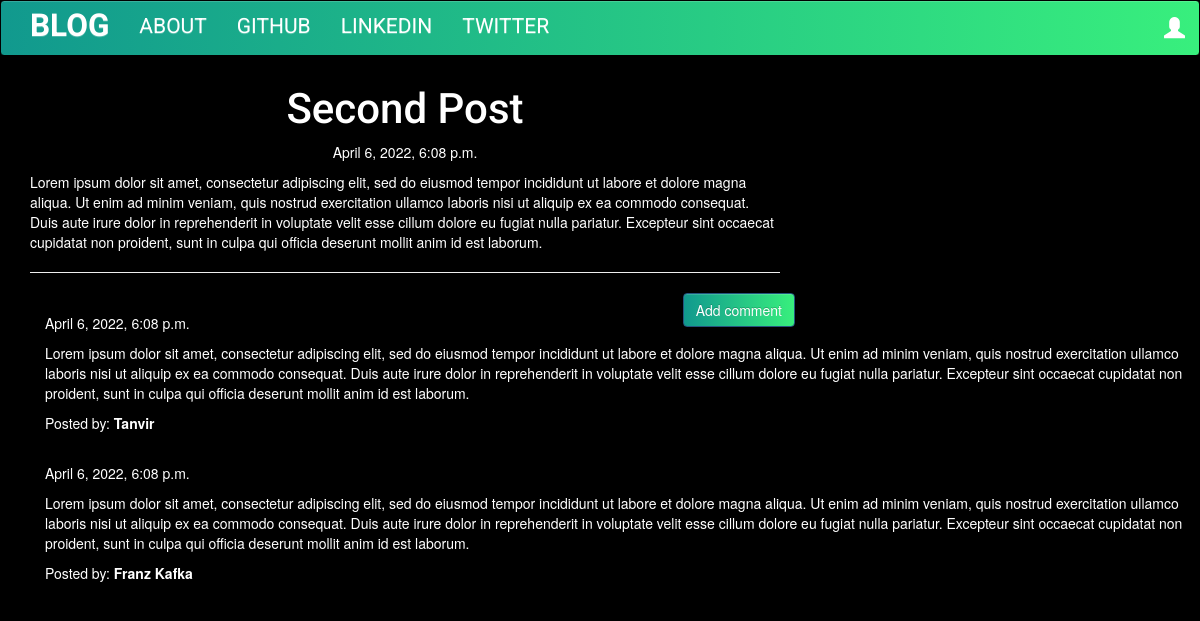
Screenshot of /post/2 with the database file from the repository.
### blog/models.py (models this page shows, shortened)
class Post(models.Model):
    author = models.ForeignKey('auth.User', on_delete=models.CASCADE)
    title = models.CharField(max_length=200)
    text = models.TextField()
    created_date = models.DateTimeField(default=timezone.now)
    published_date = models.DateTimeField(blank=True, null=True)

class Comment(models.Model):
    post = models.ForeignKey('blog.Post', related_name='comments', on_delete=models.CASCADE)
    author = models.CharField(max_length=200)
    text = models.TextField()
    created_date = models.DateTimeField(default=timezone.now)
    approved_comment = models.BooleanField(default=False)

### blog/views.py (the view)
# urls.py: path('post/<pk>', views.PostDetailView.as_view(), name='post_detail'),
class PostDetailView(DetailView):
    model = Post

### blog/templates/blog/post_detail.html (shortened to what this page needs)
{% extends 'blog/base.html' %}
{% block content %}
        <h1 class='posttitle loader'>{{ post.title }}</h1>
        {% if post.published_date %}
            <div class="date postdate">
                {{ post.published_date }}
            </div>
        {% else %}
            <a class="btn btn-default" href="{% url 'post_publish' pk=post.pk %}">Publish</a>
        {% endif %}
      <p class='postcontent' >{{ post.text|safe|linebreaksbr }}</p>
  <hr>
  <a class="btn btn-primary btn-comment" href="{% url 'add_comment_to_post' pk=post.pk %}">Add comment</a>
  <div class="container">
  {% for comment in post.comments.all %}
  <br>
      {% if user.is_authenticated or comment.approved_comment %}
              {{ comment.created_date }}
          <p>{{ comment.text|safe|linebreaks }}</p>
          <p>Posted by: <strong>{{ comment.author }}</strong></p>
      {% endif %}
  {% empty %}
      <p>No comments posted.</p>
  {% endfor %}
</div>
{% endblock %}

### blog/static/css/blog.css (style rules this page uses)
body { font-family: "Helvetica Neue",Helvetica,Arial,sans-serif; font-size: 14px; line-height: 1.42857143; color: #fff; background-color: #000; }
a { color:rgb(0, 255, 81); }
.btn-primary { background: linear-gradient(to right, #11998e, #38ef7d); }
.postdate { text-align: center; }
.posttitle { font-family: 'Roboto', sans-serif; font-size: 3em; text-align: center; }
.postcontent { font-family: 'Montserrat'; font-size: 1.5em; }
.btn-comment { position: absolute; right: 0px; }

### rows the page displays
Post: title "Second Post", published_date "April 6, 2022, 6:08 p.m.", text "Lorem ipsum dolor sit amet, consectetur adipiscing elit, sed do eiusmod tempor incididunt ut labore et dolore magna aliqua. Ut enim ad minim veniam, quis nostrud exercitation ullamco laboris nisi ut aliquip ex ea commodo consequat. Duis aute irure dolor in reprehenderit in voluptate velit esse cillum dolore eu fugiat nulla pariatur. Excepteur sint occaecat cupidatat non proident, sunt in culpa qui officia deserunt mollit anim id est laborum."
Comment: created_date "April 6, 2022, 6:08 p.m.", text "Lorem ipsum dolor sit amet, consectetur adipiscing elit, sed do eiusmod tempor incididunt ut labore et dolore magna aliqua. Ut enim ad minim veniam, quis nostrud exercitation ullamco laboris nisi ut aliquip ex ea commodo consequat. Duis aute irure dolor in reprehenderit in voluptate velit esse cillum dolore eu fugiat nulla pariatur. Excepteur sint occaecat cupidatat non proident, sunt in culpa qui officia deserunt mollit anim id est laborum.", author "Tanvir"
Comment: created_date "April 6, 2022, 6:08 p.m.", text "Lorem ipsum dolor sit amet, consectetur adipiscing elit, sed do eiusmod tempor incididunt ut labore et dolore magna aliqua. Ut enim ad minim veniam, quis nostrud exercitation ullamco laboris nisi ut aliquip ex ea commodo consequat. Duis aute irure dolor in reprehenderit in voluptate velit esse cillum dolore eu fugiat nulla pariatur. Excepteur sint occaecat cupidatat non proident, sunt in culpa qui officia deserunt mollit anim id est laborum.", author "Franz Kafka"
